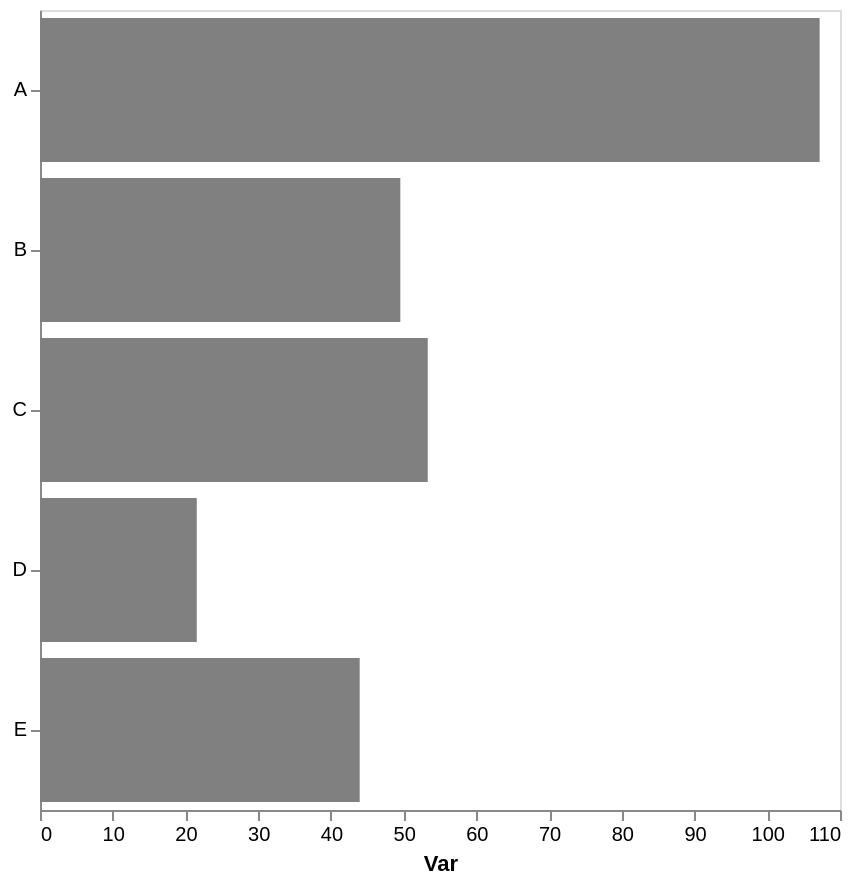

The specification (Vega-Lite) saved for this image:
### Vega-Lite specification from a JSON file in a GitHub repository (floating-point values rounded to 4 significant figures)
{"config": {"view": {"continuousWidth": 300, "continuousHeight": 300}, "axis": {"grid": false}, "bar": {"color": "gray"}}, "data": {"name": "data-74dc29076ea4f14d6c188c5f47e5f986"}, "mark": {"type": "bar"}, "encoding": {"x": {"aggregate": "mean", "axis": {"title": "Var"}, "field": "var1", "type": "quantitative"}, "y": {"axis": {"title": null}, "field": "cat", "type": "nominal"}}, "height": 400, "width": 400, "$schema": "https://vega.github.io/schema/vega-lite/v5.17.0.json", "datasets": {"data-74dc29076ea4f14d6c188c5f47e5f986": [{"cat": "D", "var1": 20.45, "var2": 53.2}, {"cat": "B", "var1": 40.68, "var2": 59.06}, {"cat": "A", "var1": 104.2, "var2": 50.91}, {"cat": "E", "var1": 47.68, "var2": 57.24}, {"cat": "C", "var1": 50.3, "var2": 44.59}, {"cat": "E", "var1": 40.24, "var2": 44.83}, {"cat": "C", "var1": 52.55, "var2": 58.59}, {"cat": "C", "var1": 57.1, "var2": 48.25}, {"cat": "A", "var1": 110.2, "var2": 42.73}, {"cat": "B", "var1": 45.08, "var2": 49.48}, {"cat": "B", "var1": 62.88, "var2": 41.97}, {"cat": "D", "var1": 22.67, "var2": 63.36}]}}
